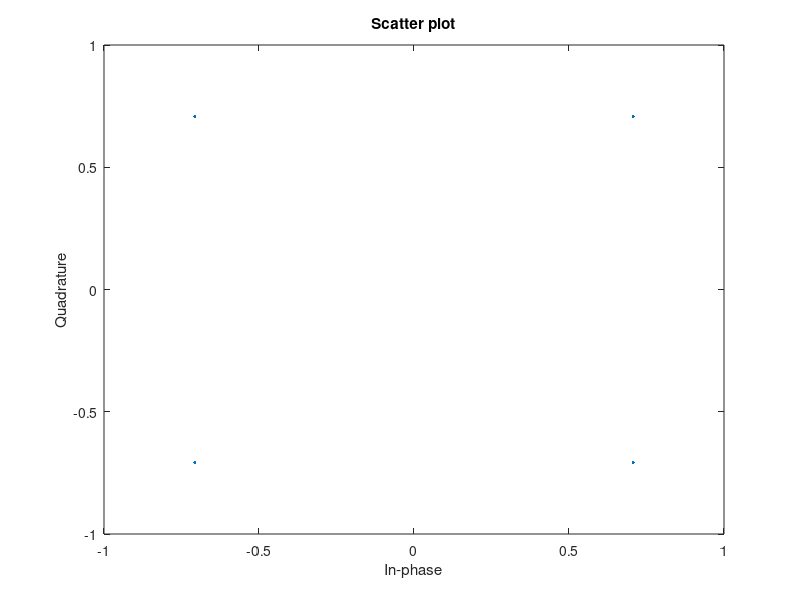
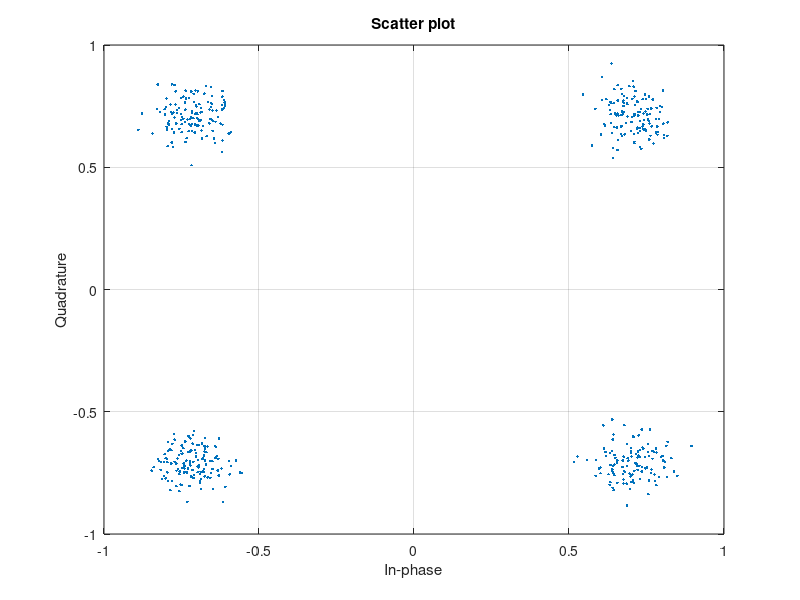

Write the MATLAB code that produced these figures, in order.
clc;
clear all;
close all;
M=16;
N=1000;
x=randi([0,1],1,N); 
yy=[];
for i=1:2:length(x)
if x(i)==0 && x(i+1)==0 y=cosd(225)+1j*sind(225); 
elseif x(i)==0 && x(i+1)==1 y=cosd(135)+1j*sind(135); 
elseif x(i)==1 && x(i+1)==0 y=cosd(315)+1j*sind(315);
elseif x(i)==1 && x(i+1)==1 y=cosd(45)+1j*sind(45);
end
yy=[yy y];
end
scatterplot(yy);
EbNOdB=15;
EbNO=10^(EbNOdB/10);
n=(1/sqrt(2))*[randn(1, length(yy))+1j*randn(1, length(yy))]; 
sigma=sqrt(1/((log2(M))*EbNO));
r=yy+sigma*n;
scatterplot(r); 
grid on;
hold on;